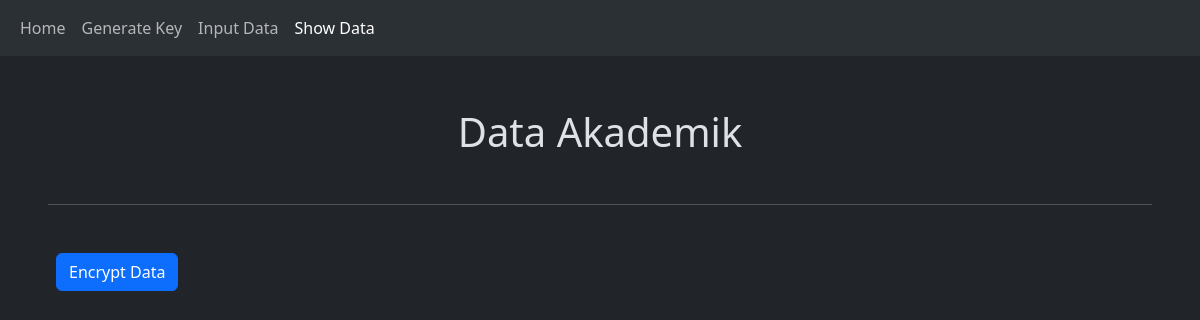
The app's page /showdata, older data.
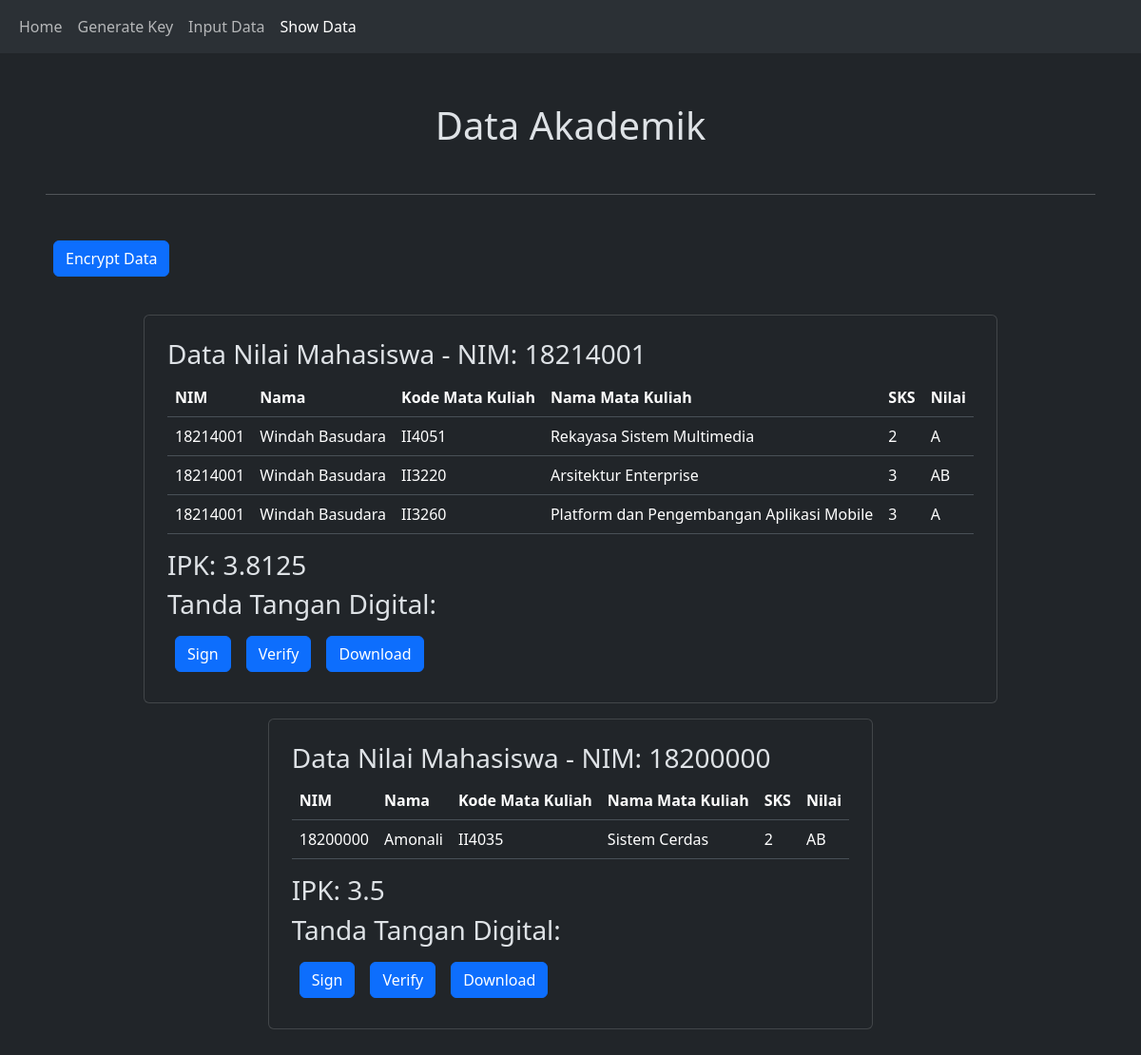
The same page, newer data.
### tables this page shows
CREATE TABLE nilai (
    id INTEGER PRIMARY KEY AUTOINCREMENT,
    kode CHAR(6),
    nim CHAR(8),
    nilai VARCHAR(2),
    UNIQUE(kode, nim),
    FOREIGN KEY(kode) REFERENCES mata_kuliah(kode),
    FOREIGN KEY(nim) REFERENCES mahasiswa(nim)
);

CREATE TABLE mahasiswa(NIM CHAR(8) PRIMARY KEY NOT NULL, Nama VARCHAR NOT NULL);

CREATE TABLE mata_kuliah(kode char(6) primary key not null, nama varchar not null, sks int not null);

### app.py (the view, shortened to what this page needs)
@app.route('/showdata', methods=['GET', 'POST'])
def showdata():
    conn = create_connection('database/data_akademik.db')
    data = get_all_data(conn)
    data_per_nim = OrderedDict()  # Menggunakan OrderedDict untuk menyimpan urutan
    for row in data:
        nim = row[0]
        if nim not in data_per_nim:
            data_per_nim[nim] = {
                'nama': row[1],
                'records': [],
                'ipk': 0.0,
                'ttd': ''  # Placeholder untuk tanda tangan digital
            }
        data_per_nim[nim]['records'].append({
            'nim': row[0],
            'nama': row[1],
            'kode_mk': row[2],
            'nama_mk': row[3],
            'sks': row[4],
            'nilai': row[5]
        })
    for nim in data_per_nim:
        data_per_nim[nim]['ipk'] = hitung_ipk(data_per_nim[nim]['records'])
    if 'encrypted' not in session:
            session['encrypted'] = False
    if 'data_akademik' not in session:
            session['data_akademik'] = data_per_nim
    return render_template('showdata.html', data_per_nim=session['data_akademik'], encrypted=session['encrypted'])

### app.py (called while the page is built)
def create_connection(db_file):
    conn = None
    try:
        conn = sqlite3.connect(db_file)
    except Exception as e:
        print(e)
    return conn

def get_all_data(conn):
    cur = conn.cursor()
    cur.execute("SELECT mahasiswa.nim as nim, mahasiswa.nama as nama, mata_kuliah.kode as kode_mk, mata_kuliah.nama as nama_mk, mata_kuliah.sks as sks, nilai.nilai as nilai FROM nilai JOIN mahasiswa ON nilai.nim = mahasiswa.nim JOIN mata_kuliah ON nilai.kode = mata_kuliah.kode;")
    rows = cur.fetchall()
    return rows

def hitung_ipk(records):
    total_sks = 0
    total_points = 0
    nilai_dict = {'A': 4.0, 'AB': 3.5, 'B': 3.0, 'BC': 2.5, 'C': 2.0, 'D': 1.0, 'E': 0.0}
    for record in records:
        sks = record['sks']
        nilai = record['nilai']
        if nilai in nilai_dict:
            total_points += nilai_dict[nilai] * sks
            total_sks += sks
    if total_sks == 0:
        return 0.0
    return total_points / total_sks

### templates/showdata.html
{% extends 'base.html' %}
{% block content %}
<div class="p-5">
    <h1 class="self-center text-center mt-1">Data Akademik</h1>
    <br>
    <hr>
    <br>
    {% if encrypted %}
            <form method="post">
            <button class="btn btn-primary m-2" href="/showdata">Show Original</button>
            </form>
        {% else %}
            <form method="post">
            <button class="btn btn-primary m-2" href="/showdata">Encrypt Data</button>
            </form>
        {% endif %}
    <br>
    {% for nim, data in data_per_nim.items() %}
    <div class="d-flex self-center justify-content-center flex-wrap">
        <div class="card p-4 m-2">
            <h3>Data Nilai Mahasiswa - NIM: {{ nim }}</h3>
            <table class="table">
                <thead>
                    <tr>
                        <th scope="col">NIM</th>
                        <th scope="col">Nama</th>
                        <th scope="col">Kode Mata Kuliah</th>
                        <th scope="col">Nama Mata Kuliah</th>
                        <th scope="col">SKS</th>
                        <th scope="col">Nilai</th>
                    </tr>
                </thead>
                <tbody>
                    {% for record in data.records %}
                    <tr>
                        <td>{{ record.nim }}</td>
                        <td>{{ record.nama }}</td>
                        <td>{{ record.kode_mk }}</td>
                        <td>{{ record.nama_mk }}</td>
                        <td>{{ record.sks }}</td>
                        <td>{{ record.nilai }}</td>
                    </tr>
                    {% endfor %}
                </tbody>
            </table>
            <h3>IPK: {{ data.ipk }}</h3>
            <h3>Tanda Tangan Digital: {{ data.ttd }}</h3>
            <div class="d-flex flex-row">
            <form method="post" action="/sign">
                <button class="btn btn-primary m-2" name="nim" value="{{ nim }}">Sign</button>
            </form>
            <form method="post" action="/verify">
                <button class="btn btn-primary m-2" name="nim" value="{{nim}}">Verify</button>
            </form>
            <form method="post" action="/transcript">
                <button class="btn btn-primary m-2" name="nim" value="{{nim}}">Download</button>
            </form>
            </div>
        </div>
    </div>
    {% endfor %}
</div>
{% endblock %}

### templates/base.html (shortened to what this page needs)
<!DOCTYPE html>
<html data-bs-theme="dark">
<head>
    <link href="https://cdn.jsdelivr.net/npm/bootstrap@5.3.3/dist/css/bootstrap.min.css" rel="stylesheet">
</head>
<body>
    <nav class="navbar navbar-expand-lg bg-body-tertiary">
        <div class="container-fluid">
          <div class="" id="navbarNav">
            <ul class="navbar-nav">
              <li class="nav-item">
                <a class="nav-link {% if active == 'home' %}active{% endif %}" aria-current="page" href="/">Home</a>
              </li>
              <li class="nav-item">
                <a class="nav-link {% if active == 'generate_key' %}active{% endif %}" href="/generatekey">Generate Key</a>
              </li>
              <li class="nav-item">
                <a class="nav-link {% if active == 'input_data' %}active{% endif %}" href="/inputdata">Input Data</a>
              </li>
              <li class="nav-item">
                <a class="nav-link {% if active == 'show_data' %}active{% endif %}" href="/showdata">Show Data</a>
              </li>
            </ul>
          </div>
        </div>
    </nav>
    <div id="content">
        {% block content %}{% endblock %}
    </div>
</body>
</html>

Row changes from the older to the newer data that the page shows:
now on this page (row edited): nilai: NIM "18214001", nim "18214001", nama "Windah Basudara", kode_mk "II4051", nama_mk "Rekayasa Sistem Multimedia", sks "2", nilai "A", ipk "3.8125"
added nilai: nim "18214001", nama "Windah Basudara", kode_mk "II3220", nama_mk "Arsitektur Enterprise", sks "3", nilai "AB"
added nilai: nim "18214001", nama "Windah Basudara", kode_mk "II3260", nama_mk "Platform dan Pengembangan Aplikasi Mobile", sks "3", nilai "A"
added nilai: NIM "18200000", nim "18200000", nama "Amonali", kode_mk "II4035", nama_mk "Sistem Cerdas", sks "2", nilai "AB", ipk "3.5"
